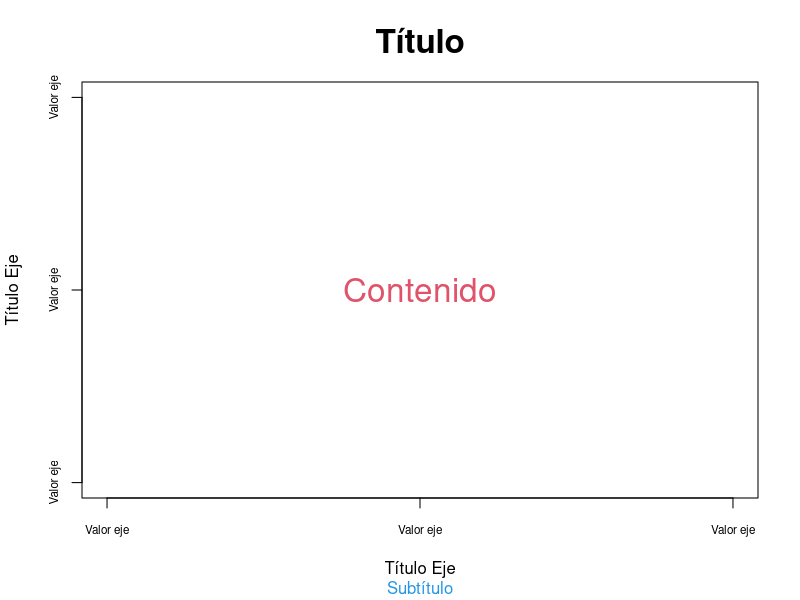
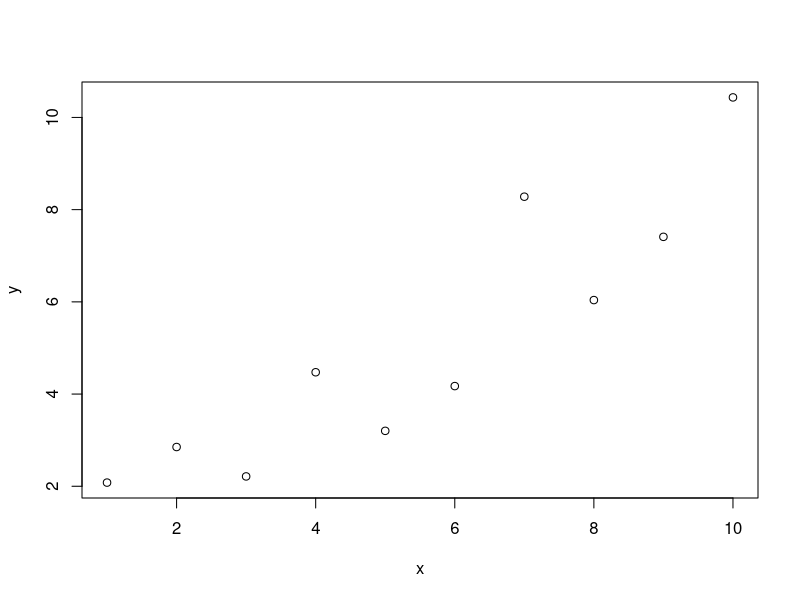
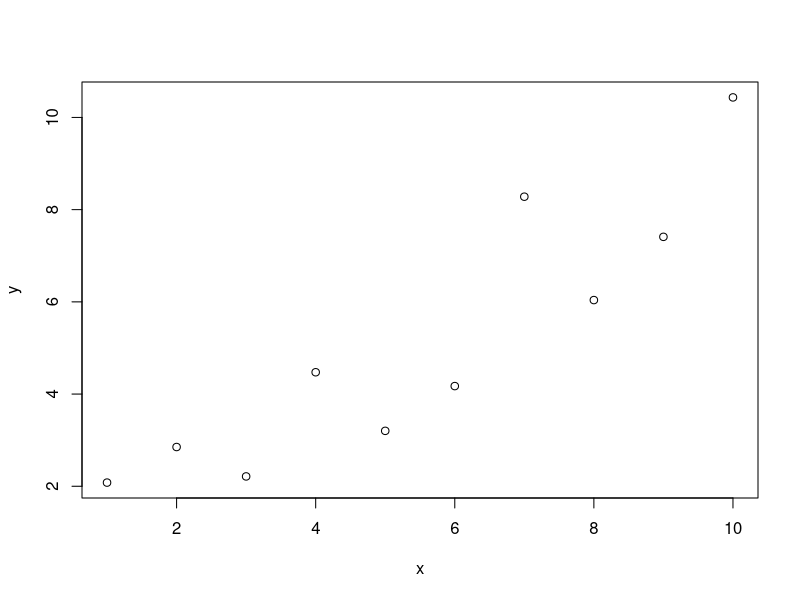
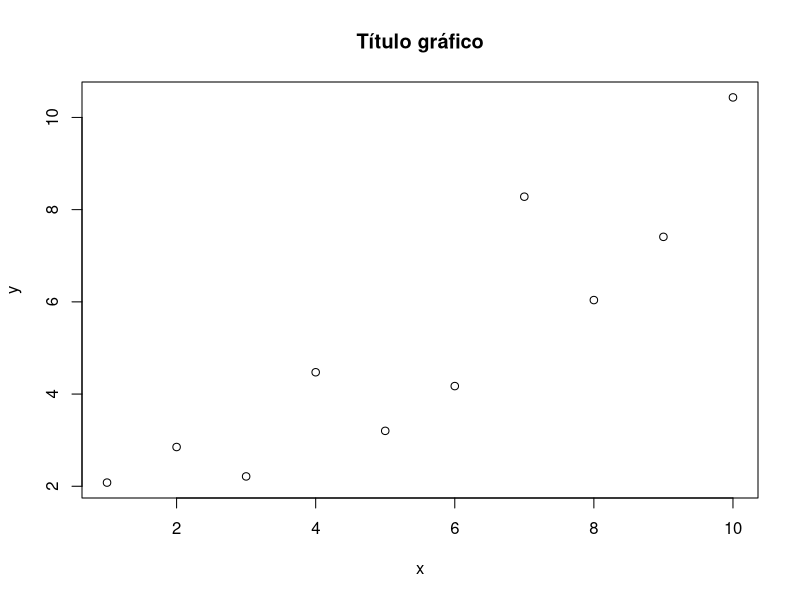
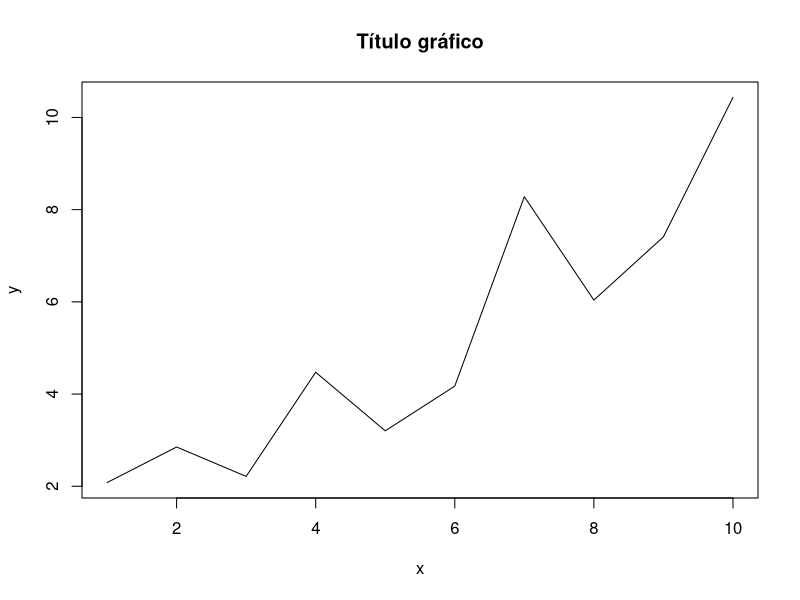
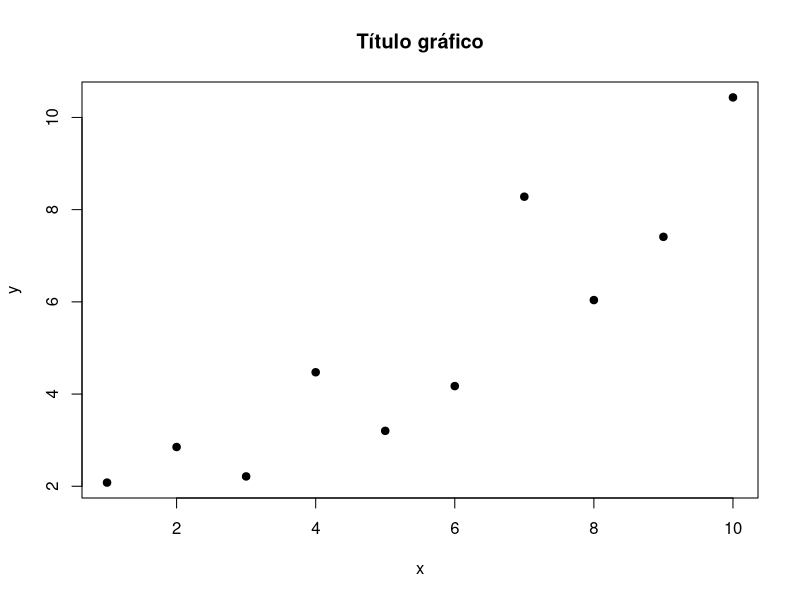
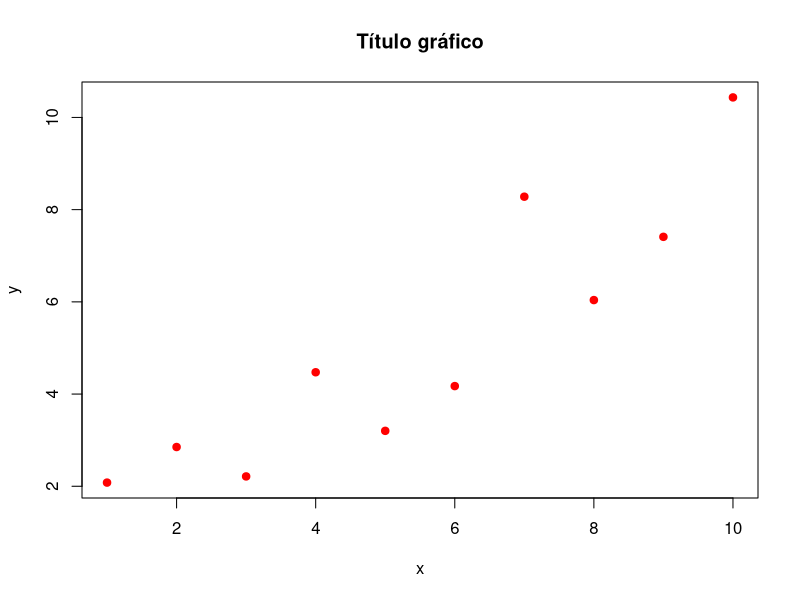
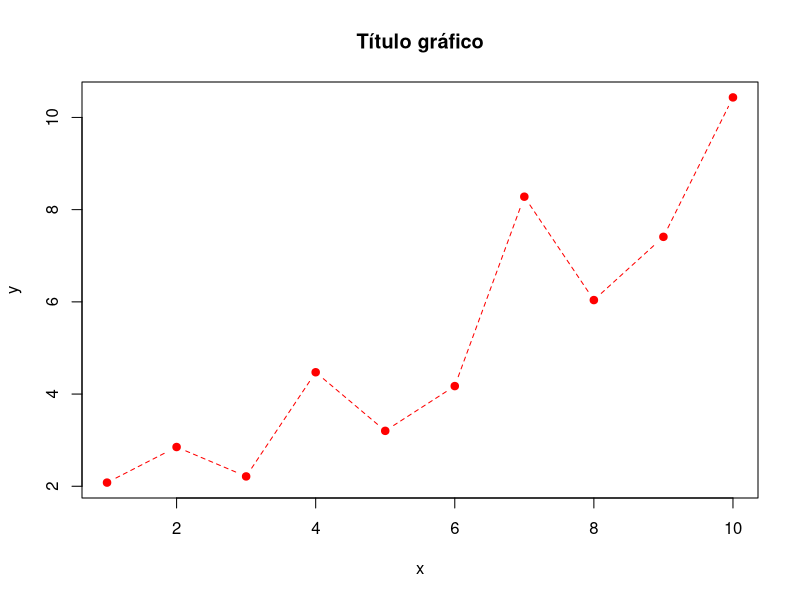

These figures' R source, in order:
## ---- chunk 1
knitr::opts_chunk$set(echo = TRUE,
                      fig.align = "center",
                      message = FALSE,
                      error = FALSE,
                      warning = FALSE,
                      cache = TRUE)
## ---- chunk 2
methods(plot)
## ---- chunk 3
plot(0,0,axes = F,main = "Título",sub = "Subtítulo",xlab = "Título Eje",ylab = "Título Eje",col="white",cex.main=2,asp = 1,col.sub=4)

box()
text(0,0,labels = "Contenido",cex=2,col=2)
axis(1,at=-1:1,labels = rep("Valor eje",3),cex.axis=0.7)
axis(2,at=-1:1,labels = rep("Valor eje",3),cex.axis=0.7)
## ---- chunk 4
args(plot.default)
## ---- chunk 5
set.seed(2019)
x <- 1:10
y <- x + runif(10,-2,2)
plot(x,y)
plot(y~x)
plot(x,y,main = "Título gráfico")
plot(x,y,main = "Título gráfico", type="l")
plot(x,y,main = "Título gráfico", type="p", pch=19)
plot(x,y,main = "Título gráfico", type="p", pch=19,col="red")
plot(x,y,main = "Título gráfico", type="b", pch=19,lty=2,col="red")
## ---- chunk 6
plot(1,1,xlim = c(1, 7.5),ylim = c(1,5),type="n",axes = F,xlab = "",ylab = "", main = "Tipos de Puntos y sus códigos")
points(1:7,rep(4.5,7),pch=0:6)
text(1:7,rep(4.3,7),labels = paste(0:6))
points(1:7,rep(3.5,7),pch=7:13)
text(1:7,rep(3.3,7),labels = paste(7:13))
points(1:7,rep(2.5,7),pch=14:20)
text(1:7,rep(2.3,7),labels = paste(14:20))
points(1:5,rep(1.5,5),pch=21:25)
text(1:5,rep(1.3,5),labels = paste(21:25))


plot(1,1,xlim = c(0.5, 6),ylim = c(5,12),type="n",axes = F,xlab = "",ylab = "", main = "Tipos de Líneas y sus códigos")
abline(h=11.5,lty=0)
text(1,12,labels = "blank (lty=0)")
abline(h=10.5,lty=1)
text(1,11,labels = "solid (lty=1)")
abline(h=9.5,lty=2)
text(1,10,labels = "dashed (lty=2)")
abline(h=8.5,lty=3)
text(1,9,labels = "dotted (lty=3)")
abline(h=7.5,lty=4)
text(1,8,labels = "dotdash (lty=4)")
abline(h=6.5,lty=5)
text(1,7,labels = "longdash (lty=5)")
abline(h=5.5,lty=6)
text(1,6,labels = "twodash (lty=6)")


## ---- chunk 7
plot(y~x,pch=19,main="Ejemplo Rectas")
lines(x,y,lwd=2,lty=2)
points(x,y+2,pch=19,col=2)
lines(x,y+2,lwd=2,lty=2,col=2)
abline(lm(y~x))
abline(lm(I(y+2)~x),col=2)
text(2,8,labels = "Recta 1")
text(2,9,labels = "Recta 2",col=2)
## ---- chunk 8
plot(mpg~disp,col=factor(gear),data=mtcars,pch=19,
     main="Desplazamiento vs Consumo Gasolina")
legend("topright",pch=19,col=1:3,legend = levels(factor(mtcars$gear)),
       title = "Número de Cambios")
plot(mpg~disp,data=mtcars,type="n",
     main="Desplazamiento vs Consumo Gasolina")
text(mpg~disp,data=mtcars,labels=rownames(mtcars),cex=0.6,
     col=gear-2,adj=c(0,0.5))
legend("topright",fill=1:3,legend = levels(factor(mtcars$gear)),
       title = "Número de Cambios",horiz = T)
## ---- chunk 9
SetTextContrastColor <- function(color)
{
  ifelse( mean(col2rgb(color)) > 127, "black", "white")
}
TextContrastColor <- unlist( lapply(colors(), SetTextContrastColor) )

colCount <- 25 # number per row
rowCount <- 27
RGBColors <- col2rgb(colors()[1:length(colors())])
HSVColors <- rgb2hsv( RGBColors[1,], RGBColors[2,], RGBColors[3,],
             maxColorValue=255)
HueOrder <- order( HSVColors[1,], HSVColors[2,], HSVColors[3,] )

par(mar=c(0,0,2,0))
plot(0, type="n", ylab="", xlab="",
axes=FALSE, ylim=c(rowCount,0), xlim=c(1,colCount))

title("Colores en R -- por Tinte, Saturación, y Valor")

for (j in 0:(rowCount-1))
{
  for (i in 1:colCount)
  {
   k <- j*colCount + i
   if (k <= length(colors()))
   {
    rect(i-0.5,j-0.5, i+0.5,j+0.5, border="black", col=colors()[ HueOrder[k] ])
    text(i,j, paste(HueOrder[k]), cex=0.7, col=TextContrastColor[ HueOrder[k] ])
   }
  }
}
## ---- chunk 10
set.seed(2019)
ciudades <- sample(5,300,replace = T,
                   prob = c(0.1,0.4,0.2,0.3,0.1))
ciudades <- factor(ciudades,
                   labels = c("Cali","Medellín","Bogotá",
                              "Barranquilla","Cartagena"))
plot(ciudades,main="Distribución de las Ciudades")
## ---- chunk 11
table(ciudades)
barplot(table(ciudades),col=1:5,las=1,ylim = c(0,120),
        main = "Distribución de las Ciudades")
## ---- chunk 12
pie(table(ciudades))
## ---- chunk 13
impacto <- gl(3,100,labels = c("Bajo","Mediano","Alto"))
table(ciudades,impacto)
mosaicplot(table(ciudades,impacto),col=c("green","yellow","red"),
           main="Impacto por Ciudad")
## ---- chunk 14
set.seed(4321)
ingresos <- ceiling(rlnorm(300,5,0.5))
colores <- colors()[sample(675,5)]
boxplot(ingresos~ciudades,pch=20,col=colores,
        main="Distribución de los ingresos por ciudad",
        ylab="Miles de millones ($)",las=1)
boxplot(ingresos~ciudades,pch=20,col=colores,horizontal=T,
        main="Distribución de los ingresos por ciudad",
        xlab="Miles de millones ($)",las=1,cex.axis=0.7,lty=1)
boxplot(ingresos~ciudades,pch=20,col=colores,
        main="Distribución de los ingresos por ciudad",
        ylab="Miles de millones ($)",las=1,notch=T)
## ---- chunk 15
hist(ingresos)
hist(ingresos, main="Densidad de los ingresos",las=1,
     col="lightblue",freq=F)
hist(ingresos, main="Distribución de los ingresos",las=1,
     col="lightblue")
hist(ingresos, main="Distribución de los ingresos",las=1,
     col="lightblue")
rug(ingresos,col=2)
## ---- chunk 16
(dening <- density(ingresos))
plot(dening)
plot(dening,col=2,lwd=2,las=1,
     main="Densidad de los ingresos")
hist(ingresos, main="Densidad de los ingresos",las=1,
     col="lightblue",freq=F)
rug(ingresos,col=2)
lines(dening,col=2,lwd=2)

# Resaltando una sección en particular
x1 <- min(which(dening$x >= 150))  
x2 <- max(which(dening$x < 370))
plot(dening,col=2,lwd=2,las=1,
     main="Densidad de los ingresos")
polygon(x=dening$x[c(x1,x1:x2,x2)],
        y=c(0,dening$y[x1:x2],0), col=rgb(1,0,0,alpha = 0.5),
        border = NA)
## ---- chunk 17
pairs(iris)
pairs(iris,col=iris$Species,pch=19)
